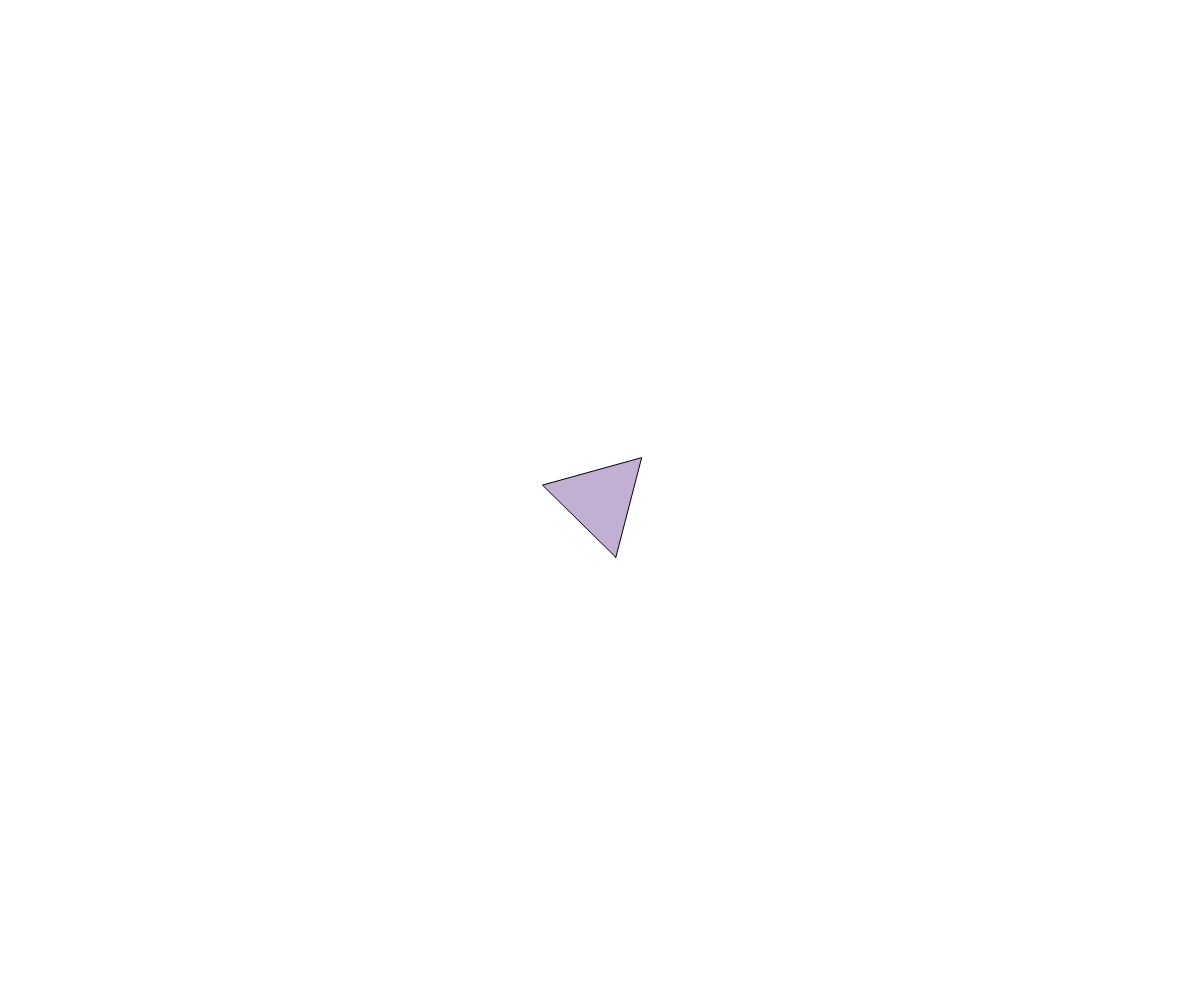
Frame 1 (no input)
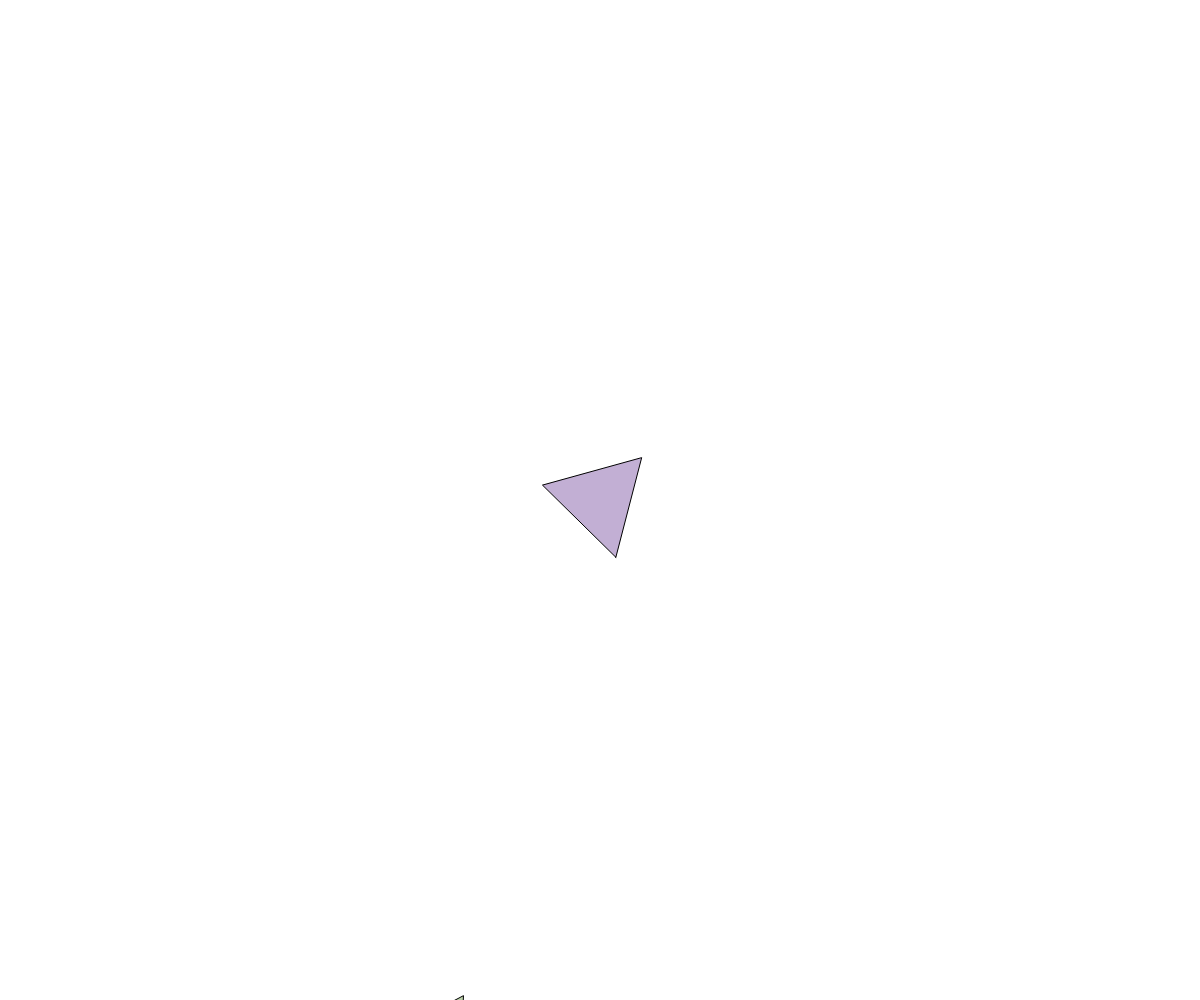
Frame 60 (no input)
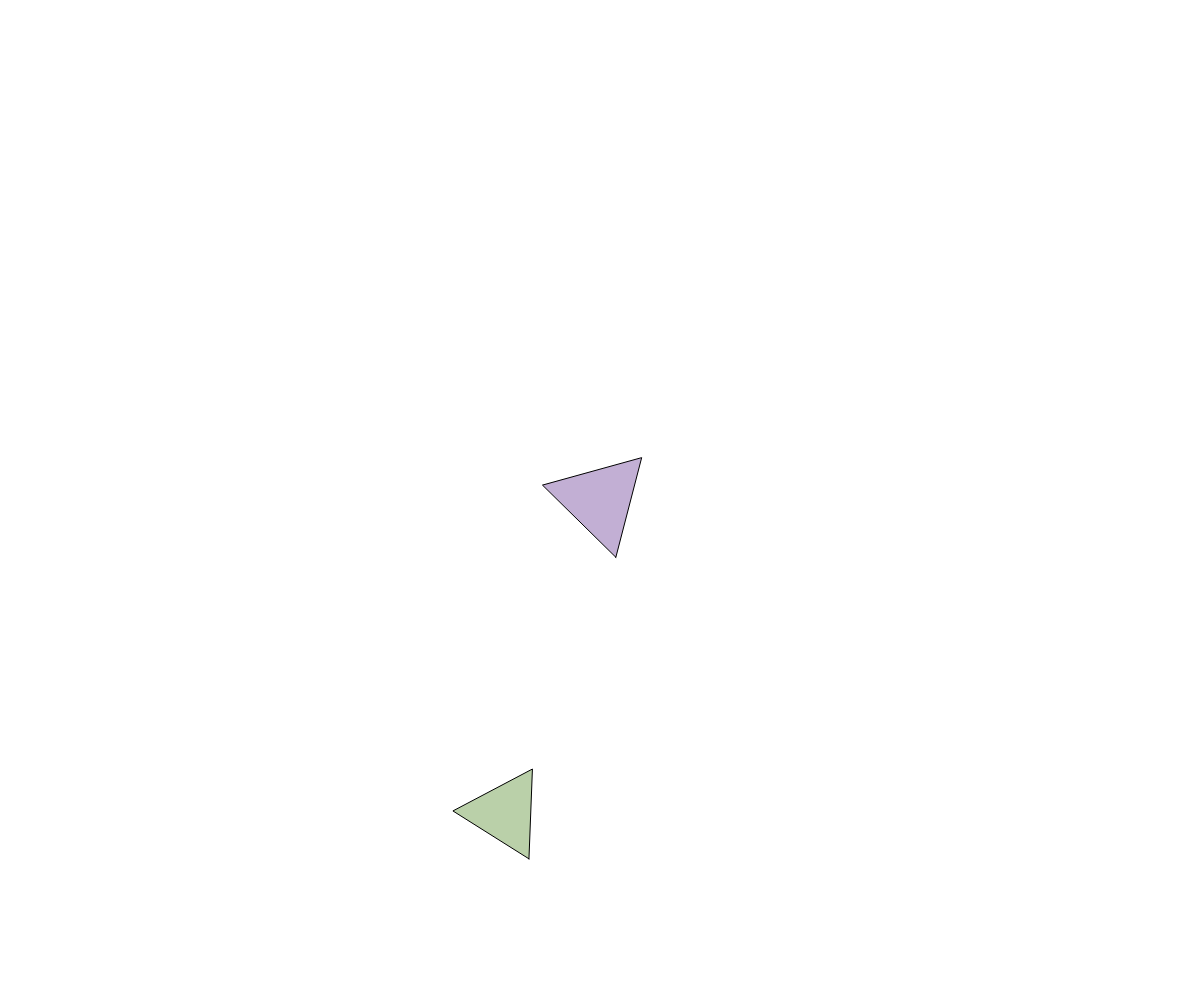
Frame 120 (the mouse pressed at the canvas centre since frame 60)

The p5.js sketch that drew these frames (run headless with seeded random() and noise() and a simulated clock; from frame 60 on, the mouse is pressed at the canvas centre):

// p5.js sketch
// ── sketch.js
// Size configuration
const TRIANGLE_MIN_SIZE = 60;  // Change this to adjust minimum triangle size
const TRIANGLE_MAX_SIZE = 80;  // Change this to adjust maximum triangle size

class Triangle {
  constructor(x, y, size) {
    this.pos = createVector(x, y);
    this.vel = createVector(0, 0);
    this.acc = createVector(0, 0);
    this.size = size || random(TRIANGLE_MIN_SIZE, TRIANGLE_MAX_SIZE);
    this.angle = random(TWO_PI);
    this.angularVel = 0;
    this.angularAcc = 0;
    this.mass = this.size * this.size;
    this.momentOfInertia = this.mass * this.size * this.size / 6;
    this.color = color(random(360), random(20, 40), random(60, 80), 0.7);
    
    // Physics parameters
    this.attractionStrength = 75.0;
    this.maxSpeed = 4;
    this.friction = 0.98;
    this.angularFriction = 0.95;
    this.isLocked = false;
  }

  calculateVertices() {
    let r = this.size * 0.8;
    return [
      createVector(
        this.pos.x + cos(this.angle) * r,
        this.pos.y + sin(this.angle) * r
      ),
      createVector(
        this.pos.x + cos(this.angle + TWO_PI/3) * r,
        this.pos.y + sin(this.angle + TWO_PI/3) * r
      ),
      createVector(
        this.pos.x + cos(this.angle + 2*TWO_PI/3) * r,
        this.pos.y + sin(this.angle + 2*TWO_PI/3) * r
      )
    ];
  }

  findContactPoints(other) {
    let vertices1 = this.calculateVertices();
    let vertices2 = other.calculateVertices();
    let contacts = [];
    let minDist = this.size * 0.1; // Contact threshold

    // Check each vertex against each edge
    for (let i = 0; i < 3; i++) {
      let edge1Start = vertices1[i];
      let edge1End = vertices1[(i + 1) % 3];

      for (let j = 0; j < 3; j++) {
        let point = vertices2[j];
        let distToEdge = this.pointToLineDistance(point, edge1Start, edge1End);
        
        if (distToEdge < minDist) {
          let normal = this.calculateEdgeNormal(edge1Start, edge1End);
          contacts.push({
            point: point,
            normal: normal,
            depth: minDist - distToEdge
          });
        }
      }

      // Check vertices1 against edges2
      let point = vertices1[i];
      for (let j = 0; j < 3; j++) {
        let edge2Start = vertices2[j];
        let edge2End = vertices2[(j + 1) % 3];
        let distToEdge = this.pointToLineDistance(point, edge2Start, edge2End);

        if (distToEdge < minDist) {
          let normal = this.calculateEdgeNormal(edge2Start, edge2End).mult(-1);
          contacts.push({
            point: point,
            normal: normal,
            depth: minDist - distToEdge
          });
        }
      }
    }

    return contacts;
  }

  calculateEdgeNormal(start, end) {
    let edge = p5.Vector.sub(end, start);
    let normal = createVector(-edge.y, edge.x).normalize();
    return normal;
  }

  pointToLineDistance(p, a, b) {
    let ab = p5.Vector.sub(b, a);
    let ap = p5.Vector.sub(p, a);
    let projection = p5.Vector.dot(ap, ab) / ab.magSq();
    
    if (projection >= 0 && projection <= 1) {
      let perpendicular = p5.Vector.sub(
        p,
        p5.Vector.add(a, p5.Vector.mult(ab, projection))
      );
      return perpendicular.mag();
    }
    
    return min(p5.Vector.dist(p, a), p5.Vector.dist(p, b));
  }

  resolveContact(other, contacts) {
    if (this.isLocked && other.isLocked) return;
    
    for (let contact of contacts) {
      // Calculate relative velocity at contact point
      let r1 = p5.Vector.sub(contact.point, this.pos);
      let r2 = p5.Vector.sub(contact.point, other.pos);
      
      let v1 = p5.Vector.add(this.vel, 
        createVector(-r1.y * this.angularVel, r1.x * this.angularVel));
      let v2 = p5.Vector.add(other.vel,
        createVector(-r2.y * other.angularVel, r2.x * other.angularVel));
      
      let relativeVel = p5.Vector.sub(v1, v2);
      let normalVel = p5.Vector.dot(relativeVel, contact.normal);
      
      // Apply sliding force
      let tangent = createVector(-contact.normal.y, contact.normal.x);
      let tangentVel = p5.Vector.dot(relativeVel, tangent);
      
      // Calculate cross products for torque
      let cross1 = r1.x * contact.normal.y - r1.y * contact.normal.x;
      let cross2 = r2.x * contact.normal.y - r2.y * contact.normal.x;
      
      let torqueCoeff1 = cross1 * cross1 / this.momentOfInertia;
      let torqueCoeff2 = cross2 * cross2 / other.momentOfInertia;
      
      let j = -(1 + 0.1) * normalVel / 
              (1/this.mass + 1/other.mass + torqueCoeff1 + torqueCoeff2);
      
      if (!this.isLocked) {
        this.vel.add(p5.Vector.mult(contact.normal, j/this.mass));
        let torque1 = r1.x * contact.normal.y * j - r1.y * contact.normal.x * j;
        this.angularVel += torque1 / this.momentOfInertia;
      }
      
      if (!other.isLocked) {
        other.vel.sub(p5.Vector.mult(contact.normal, j/other.mass));
        let torque2 = r2.x * contact.normal.y * j - r2.y * contact.normal.x * j;
        other.angularVel -= torque2 / other.momentOfInertia;
      }
      
      // Apply position correction
      let correction = contact.depth * 0.8;
      if (!this.isLocked) this.pos.add(p5.Vector.mult(contact.normal, correction * 0.5));
      if (!other.isLocked) other.pos.sub(p5.Vector.mult(contact.normal, correction * 0.5));
    }
  }

  attract(center) {
    if (this.isLocked) return createVector(0, 0);
    
    let force = p5.Vector.sub(center.pos, this.pos);
    let distance = force.mag();
    force.normalize();
    let strength = this.attractionStrength * (distance / 100);
    force.mult(strength);
    return force;
  }

  update() {
    if (this.isLocked) return;
    
    // Update linear motion
    this.vel.add(this.acc);
    this.vel.limit(this.maxSpeed);
    this.pos.add(this.vel);
    this.vel.mult(this.friction);
    
    // Update angular motion
    this.angularVel += this.angularAcc;
    this.angularVel *= this.angularFriction;
    this.angle += this.angularVel;
    
    this.acc.mult(0);
    this.angularAcc = 0;
    
    // Check for settling
    if (this.vel.mag() < 0.05 && abs(this.angularVel) < 0.001) {
      this.isLocked = true;
    }
  }

  applyForce(force) {
    if (this.isLocked) return;
    let f = p5.Vector.div(force, this.mass);
    this.acc.add(f);
  }

  show() {
    push();
    colorMode(HSB, 360, 100, 100, 1);
    stroke(0);
    strokeWeight(1);
    fill(this.color);
    
    beginShape();
    let vertices = this.calculateVertices();
    for (let v of vertices) {
      vertex(v.x, v.y);
    }
    endShape(CLOSE);
    pop();
  }
}

let triangles = [];
let centerTriangle;
let canSpawnNew = true;

function setup() {
  createCanvas(windowWidth, windowHeight);
  colorMode(HSB, 360, 100, 100, 1);
  background(255);
  // frameRate(500)
  
  // Create center triangle using same size range
  centerTriangle = new Triangle(width/2, height/2, random(TRIANGLE_MIN_SIZE, TRIANGLE_MAX_SIZE));
  centerTriangle.isLocked = true;
  triangles.push(centerTriangle);
}

function draw() {
  background(255);
  
  // Check if we can spawn a new triangle
  let allSettled = triangles.every(t => t.isLocked);
  
  if (allSettled && triangles.length < 50 && canSpawnNew) {
    let angle = random(TWO_PI);
    let radius = max(width, height) * 0.6;
    let x = width/2 + cos(angle) * radius;
    let y = height/2 + sin(angle) * radius;
    triangles.push(new Triangle(x, y));
    canSpawnNew = false;
  }
  
  // Update triangles
  for (let i = 0; i < triangles.length; i++) {
    let t1 = triangles[i];
    
    if (!t1.isLocked) {
      // Apply attraction to center
      let force = t1.attract(centerTriangle);
      t1.applyForce(force);
      
      // Check contacts with other triangles
      for (let j = 0; j < triangles.length; j++) {
        if (i !== j) {
          let t2 = triangles[j];
          let contacts = t1.findContactPoints(t2);
          if (contacts.length > 0) {
            t1.resolveContact(t2, contacts);
          }
        }
      }
    }
    
    t1.update();
    
    // Check if settled
    if (t1.isLocked && !canSpawnNew) {
      canSpawnNew = true;
    }
  }
  
  // Draw all triangles
  for (let triangle of triangles) {
    triangle.show();
  }
}

function windowResized() {
  resizeCanvas(windowWidth, windowHeight);
}
